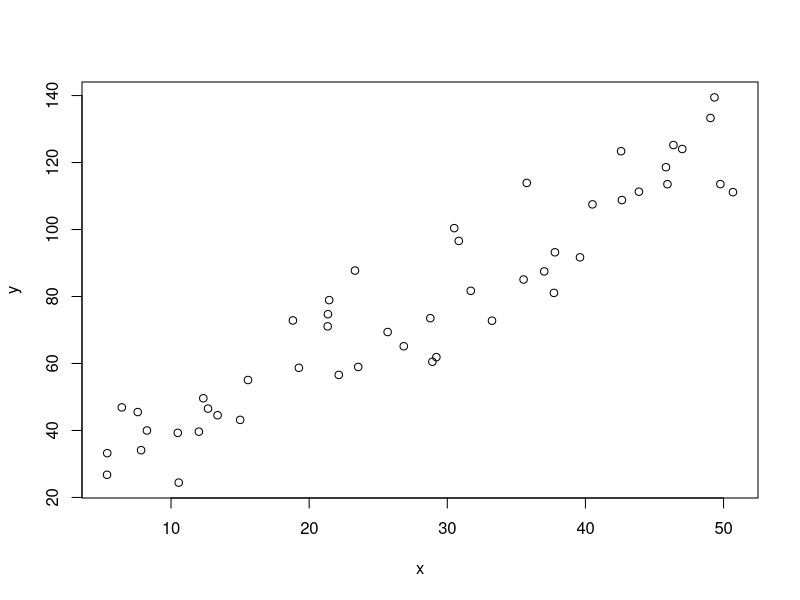
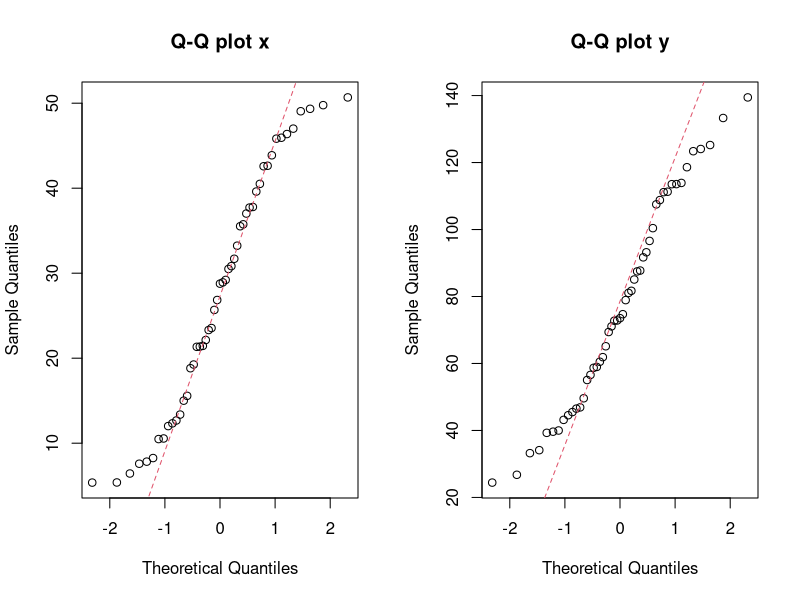

The R source for these figures, in order:
## ---- chunk 1
knitr::opts_chunk$set(echo = TRUE)
## ---- chunk 2
data<-read.table("data/twosample.txt",header=T)
attach(data)
data
## ---- chunk 3
plot(x,y)
## ---- chunk 4
var(x)
var(y)
## ---- chunk 5
var(x,y)
## ---- chunk 6
var(x,y)/sqrt(var(x)*var(y))
## ---- chunk 7
cor(x,y)
## ---- chunk 8
EEr<-((1-(cor(x,y)^2))/(length(x)-2))^0.5
EEr
## ---- chunk 9
te<-cor(x,y)/EEr
te
## ---- chunk 10
qt(0.975,47)
## ---- chunk 11
2*(1-pt(18.67914,47))
## ---- chunk 12
pearson<-cor.test(x,y)
pearson
## ---- chunk 13
par(mfrow=c(1,2))
qqnorm(x, main="Q-Q plot x"); qqline(x, col = 2, lty = 2)
qqnorm(y, main="Q-Q plot y"); qqline(y, col = 2, lty = 2)
